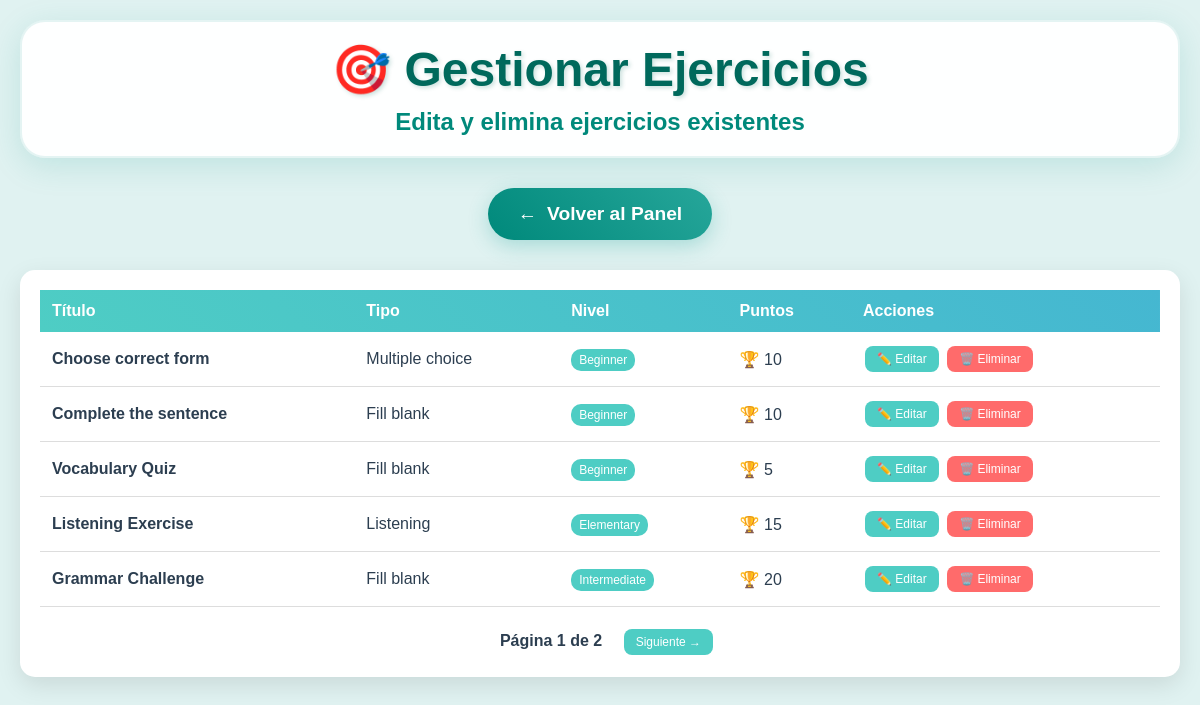
The app's page /?controller=teacher&action=manageExercises (signed in) with its own data.
### tables this page shows
CREATE TABLE Ejercicio (
    id INT PRIMARY KEY AUTO_INCREMENT,
    titulo VARCHAR(255) NOT NULL,
    contenido TEXT NOT NULL,
    respuesta_correcta TEXT NOT NULL,
    tipo ENUM('multiple_choice', 'fill_blank', 'listening', 'speaking', 'writing', 'grammar', 'vocabulary') NOT NULL,
    nivel ENUM('Beginner', 'Elementary', 'Intermediate', 'Upper-Intermediate', 'Advanced'),
    puntos INT DEFAULT 10,
    tema_id INT,
    imagen VARCHAR(500) NULL COMMENT 'URL de imagen para el ejercicio',
    FOREIGN KEY (tema_id) REFERENCES Tema(id) ON DELETE CASCADE
);

### controllers/TeacherController.php (called while the page is built, shortened)
<?php
require_once 'models/Ejercicio.php';
class TeacherController {
    private $ejercicioModel;
    public function __construct() {
        $this->ejercicioModel = new Ejercicio();
    }
    public function manageExercises() {
        $page = $_GET['page'] ?? 1;
        $limit = 5;
        $data = [
            'ejercicios' => $this->ejercicioModel->getAll($page, $limit),
            'total' => $this->ejercicioModel->getCount(),
            'current_page' => $page,
            'total_pages' => ceil($this->ejercicioModel->getCount() / $limit),
            'page_title' => 'Gestionar Ejercicios'
        ];
        $this->loadView('teacher/manage_exercises', $data);
    }
    private function loadView($view, $data = []) {
        extract($data);
        require_once "views/$view.php";
    }
}
?>

### models/Ejercicio.php (called while the page is built, shortened)
<?php
require_once 'config/Database.php';
class Ejercicio {
    private $db;
    public function __construct() {
        $this->db = Database::getInstance()->getConnection();
    }
    public function getAll($page = 1, $limit = 10) {
        $offset = ($page - 1) * $limit;
        $stmt = $this->db->prepare("SELECT * FROM Ejercicio ORDER BY nivel, titulo LIMIT $limit OFFSET $offset");
        $stmt->execute();
        return $stmt->fetchAll(PDO::FETCH_ASSOC);
    }
}
?>

### config/Database.php (called while the page is built)
<?php
class Database {
    private static $instance = null;
    private $pdo;
    private function __construct() {
        $host = 'localhost';
        $dbname = 'english_learning_system';
        $username = 'root';
        $password = 'root';
        try {
            $this->pdo = new PDO("mysql:host=$host;dbname=$dbname;charset=utf8", $username, $password);
            $this->pdo->setAttribute(PDO::ATTR_ERRMODE, PDO::ERRMODE_EXCEPTION);
            $this->pdo->setAttribute(PDO::ATTR_DEFAULT_FETCH_MODE, PDO::FETCH_ASSOC);
        } catch(PDOException $e) {
            die("Database connection failed: " . $e->getMessage());
        }
    }
    public static function getInstance() {
        if (self::$instance === null) {
            self::$instance = new self();
        }
        return self::$instance;
    }
    public function getConnection() {
        return $this->pdo;
    }
}
?>

### views/teacher/manage_exercises.php (the view, shortened to what this page needs)
<!DOCTYPE html>
<html lang="es">
<head>
    <link rel="stylesheet" href="/englishdemo/assets/css/styles_kids.css">
</head>
<body>
    <div class="manage-container">
        <div class="header bounce fade-in">
            <h1>🎯 Gestionar Ejercicios</h1>
            <p>Edita y elimina ejercicios existentes</p>
        </div>
        <nav class="nav-menu">
            <a href="/englishdemo/?controller=teacher&action=panel" class="nav-btn exercises">
                <span>←</span>
                <span>Volver al Panel</span>
            </a>
        </nav>
        <div class="exercises-table">
            <table style="width: 100%; border-collapse: collapse;">
                <thead>
                    <tr style="background: linear-gradient(45deg, #4ECDC4, #45B7D1); color: white;">
                        <th style="padding: 12px; text-align: left;">Título</th>
                        <th style="padding: 12px; text-align: left;">Tipo</th>
                        <th style="padding: 12px; text-align: left;">Nivel</th>
                        <th style="padding: 12px; text-align: left;">Puntos</th>
                        <th style="padding: 12px; text-align: left;">Acciones</th>
                    </tr>
                </thead>
                <tbody>
                    <?php if(isset($ejercicios)): foreach($ejercicios as $ejercicio): ?>
                        <tr>
                            <td style="padding: 12px; border-bottom: 1px solid #ddd;">
                                <strong><?php echo $ejercicio['titulo']; ?></strong>
                            </td>
                            <td style="padding: 12px; border-bottom: 1px solid #ddd;">
                                <?php echo ucfirst(str_replace('_', ' ', $ejercicio['tipo'])); ?>
                            </td>
                            <td style="padding: 12px; border-bottom: 1px solid #ddd;">
                                <span style="background: #4ECDC4; color: white; padding: 4px 8px; border-radius: 10px; font-size: 12px;">
                                    <?php echo $ejercicio['nivel']; ?>
                                </span>
                            </td>
                            <td style="padding: 12px; border-bottom: 1px solid #ddd;">
                                🏆 <?php echo $ejercicio['puntos']; ?>
                            </td>
                            <td style="padding: 12px; border-bottom: 1px solid #ddd;">
                                <a href="/englishdemo/?controller=teacher&action=editExercise&id=<?php echo $ejercicio['id']; ?>" class="btn-action btn-edit">
                                    ✏️ Editar
                                </a>
                                <a href="/englishdemo/?controller=teacher&action=deleteExercise&id=<?php echo $ejercicio['id']; ?>"
                                   class="btn-action btn-delete"
                                   onclick="return confirm('¿Estás seguro de eliminar este ejercicio?')">
                                    🗑️ Eliminar
                                </a>
                            </td>
                        </tr>
                    <?php endforeach; endif; ?>
                </tbody>
            </table>
            <?php if ($total_pages > 1): ?>
                <div class="pagination" style="text-align: center; margin-top: 20px;">
                    <span style="margin: 0 15px; font-weight: bold;">Página <?php echo $current_page; ?> de <?php echo $total_pages; ?></span>
                    <?php if ($current_page < $total_pages): ?>
                        <a href="?controller=teacher&action=manageExercises&page=<?php echo $current_page + 1; ?>" class="btn-action btn-edit">Siguiente →</a>
                    <?php endif; ?>
                </div>
            <?php endif; ?>
        </div>
    </div>
</body>
</html>

### assets/css/styles_kids.css (style rules this page uses)
* { margin: 0; padding: 0; box-sizing: border-box; }
body { font-family: 'Comic Sans MS', cursive, sans-serif; background: #e0f2f1; min-height: 100vh; color: #2C3E50; }
.header { text-align: center; margin-bottom: 30px; background: rgba(255, 255, 255, 0.95); border-radius: 25px; padding: 20px; box-shadow: 0 8px 32px rgba(0, 150, 136, 0.15); border: 2px solid rgba(0, 150, 136, 0.1); }
.header h1 { font-size: 3rem; color: #00695c; text-shadow: 2px 2px 4px rgba(0, 105, 92, 0.2); margin-bottom: 10px; }
.header p { font-size: 1.5rem; color: #00897b; font-weight: bold; }
.nav-menu { display: flex; justify-content: center; gap: 20px; margin-bottom: 30px; flex-wrap: wrap; }
.nav-btn { background: linear-gradient(45deg, #26a69a, #4db6ac); border: none; border-radius: 50px; padding: 15px 30px; font-size: 1.2rem; font-weight: bold; color: white; text-decoration: none; display: flex; align-items: center; gap: 10px; box-shadow: 0 6px 20px rgba(38, 166, 154, 0.3); transition: all 0.3s ease; cursor: pointer; }
.nav-btn.exercises { background: linear-gradient(45deg, #00897b, #26a69a); }
.bounce { animation: bounce 2s infinite; }

### views/teacher/manage_exercises.php (style rules this page uses)
.manage-container { max-width: 1200px; margin: 0 auto; padding: 20px; }
.exercises-table { background: white; border-radius: 15px; padding: 20px; box-shadow: 0 8px 25px rgba(0,0,0,0.1); overflow-x: auto; }
.btn-action { padding: 6px 12px; border: none; border-radius: 8px; font-size: 12px; cursor: pointer; margin: 2px; text-decoration: none; display: inline-block; }
.btn-edit { background: #4ECDC4; color: white; }
.btn-delete { background: #FF6B6B; color: white; }

### records on screen
ejercicio: titulo "Choose correct form", tipo "Multiple choice", nivel "Beginner", puntos "10"
ejercicio: titulo "Complete the sentence", tipo "Fill blank", nivel "Beginner", puntos "10"
ejercicio: titulo "Vocabulary Quiz", tipo "Fill blank", nivel "Beginner", puntos "5"
ejercicio: titulo "Listening Exercise", tipo "Listening", nivel "Elementary", puntos "15"
ejercicio: titulo "Grammar Challenge", tipo "Fill blank", nivel "Intermediate", puntos "20"

### other values on screen
$current_page "1"
$total_pages "2"
